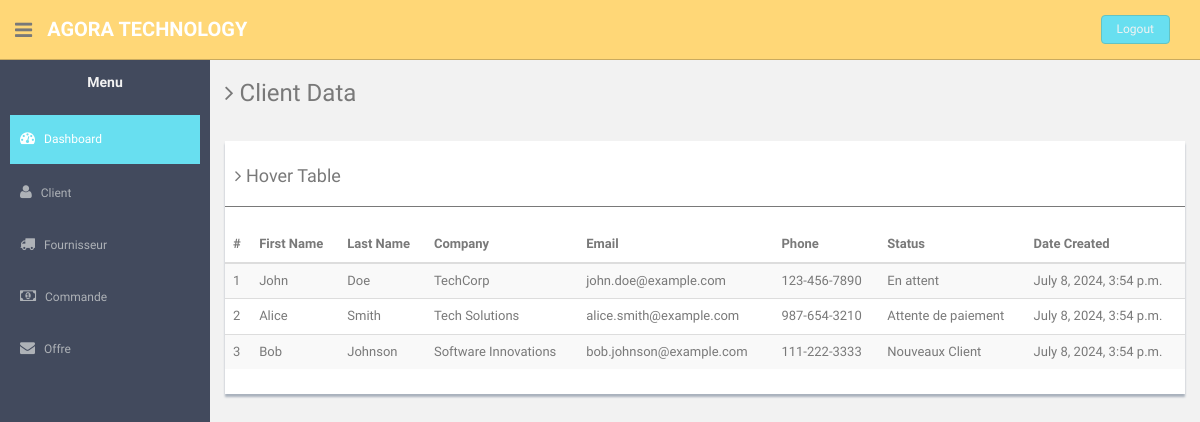
Page /app/clients/ (signed in) on the committed database.
### GcomApp/models.py (models this page shows, shortened)
class Client(models.Model):
    nom = models.CharField(max_length=100)
    prenom = models.CharField(max_length=100)
    entreprise = models.CharField(max_length=100)
    adresse = models.CharField(max_length=200)
    mail = models.EmailField()
    numero_telephone = models.CharField(max_length=15)
    date_creation = models.DateTimeField(default=timezone.now)
    status = models.ManyToManyField(Status, related_name='clients')

class Status(models.Model):
    name = models.CharField(max_length=100)

### GcomApp/views.py (the view)
# urls.py: path('clients/', views.client_list, name='client_list'),
@login_required
def client_list(request):
    clients = Client.objects.all()
    return render(request, 'clients.html', {'clients': clients})

### GcomApp/templates/clients.html (shortened to what this page needs)
<!DOCTYPE html>
<html lang="en">
<head>
    {% load static %}
    <link href="{% static 'assets/css/bootstrap.css' %}" rel="stylesheet">
    <link href="{% static 'assets/font-awesome/css/font-awesome.css' %}" rel="stylesheet" />
    <link rel="stylesheet" type="text/css" href="{% static 'assets/css/zabuto_calendar.css' %}">
    <link rel="stylesheet" type="text/css" href="{% static 'assets/js/gritter/css/jquery.gritter.css' %}" />
    <link rel="stylesheet" type="text/css" href="{% static 'assets/lineicons/style.css' %}">
    <link href="{% static 'assets/css/style.css' %}" rel="stylesheet">
    <link href="{% static 'assets/css/style-responsive.css' %}" rel="stylesheet">
</head>
<body>
    <section id="container">
        <header class="header black-bg">
            <div class="sidebar-toggle-box">
            </div>
            <a href="index.html" class="logo"><b>Agora Technology</b></a>
            <div class="top-menu">
                <ul class="nav pull-right top-menu">
                    <li><a class="logout" href="{% url 'logout' %}">Logout</a></li>
                </ul>
            </div>
        </header>
        <aside>
            <div id="sidebar" class="nav-collapse ">
                    <ul class="sidebar-menu" id="nav-accordion">
                        <h5 class="centered">Menu</h5>
                        <li class="mt">
                            <a class="active" href="{% url 'index' %}">
                                <i class="fa fa-dashboard"></i>
                                <span>Dashboard</span>
                            </a>
                        <li class="sub-menu">
                            <a href="javascript:;">
                                <i class="fa fa-user"></i>
                                <span>Client</span>
                            </a>
                        </li>
                        <li class="sub-menu">
                            <a href="javascript:;">
                                <i class="fa fa-truck"></i>
                                <span>Fournisseur</span>
                            </a>
                        </li>
                        <li class="sub-menu">
                            <a href="javascript:;">
                                <i class="fa fa-money"></i>
                                <span>Commande</span>
                            </a>
                        </li>
                        <li class="sub-menu">
                            <a href="javascript:;">
                                <i class="fa fa-envelope"></i>
                                <span>Offre</span>
                            </a>
                        </li>
                    </ul>
            </div>
        </aside>
      <header class="header black-bg">
        <div class="sidebar-toggle-box">
            <div class="fa fa-bars tooltips" data-placement="right" data-original-title="Toggle Navigation"></div>
        </div>
      <a href="index.html" class="logo"><b>Agora Technology</b></a>
      <div class="top-menu">
          <ul class="nav pull-right top-menu">
              <li><a class="logout" href="login.html">Logout</a></li>
          </ul>
      </div>
  </header>
        <section id="main-content">
            <section class="wrapper">
                <h3><i class="fa fa-angle-right"></i> Client Data</h3>
                <div class="row">
                    <div class="col-md-12 mt">
                        <div class="content-panel">
                            <table class="table table-striped ">
                                <h4><i class="fa fa-angle-right"></i> Hover Table</h4>
                                <hr>
                                <thead>
                                    <tr>
                                        <th>#</th>
                                        <th>First Name</th>
                                        <th>Last Name</th>
                                        <th>Company</th>
                                        <th>Email</th>
                                        <th>Phone</th>
                                        <th>Status</th>
                                        <th>Date Created</th>
                                    </tr>
                                </thead>
                                <tbody>
                                    {% for client in clients %}
                                    <tr>
                                        <td>{{ forloop.counter }}</td>
                                        <td class="copy-cell">{{ client.prenom }}</td>
                                        <td class="copy-cell">{{ client.nom }}</td>
                                        <td class="copy-cell">{{ client.entreprise }}</td>
                                        <td class="copy-cell">{{ client.mail }}</td>
                                        <td class="copy-cell">{{ client.numero_telephone }}</td>
                                        <td>
                                            {% for status in client.status.all %}
                                                {{ status.name }}
                                            {% endfor %}
                                        </td>
                                        <td class="copy-cell">{{ client.date_creation }}</td>
                                    </tr>
                                    {% endfor %}
                                </tbody>
                            </table>
                        </div>
                    </div>
                </div>
            </section>
        </section>
    </section>
</body>
</html>

### GcomApp/static/assets/css/style.css (style rules this page uses)
body { color: #797979; background: #f2f2f2; font-family: 'Ruda', sans-serif; padding: 0px !important; margin: 0px !important; font-size:13px; }
ul li { list-style: none; }
a, a:hover, a:focus { text-decoration: none; outline: none; }
#container { width: 100%; height: 100%; }
hr { margin-top: 20px; margin-bottom: 20px; border: 0; border-top: 1px solid #797979; }
.centered { text-align: center; }
.mt { margin-top: 25px; }
ul.top-menu > li > .logout { color: #f2f2f2; font-size: 12px; border-radius: 4px; -webkit-border-radius: 4px; border: 1px solid #64c3c2 !important; padding: 5px 15px; margin-right: 15px; background: #68dff0; margin-top: 15px; }
#sidebar { width: 210px; height: 100%; position: fixed; background: #424a5d; }
#sidebar h5 { color: #f2f2f2; font-weight: 700; }
#sidebar ul li { position: relative; }
ul.sidebar-menu , ul.sidebar-menu li ul.sub { margin: -2px 0 0; padding: 0; }
ul.sidebar-menu { margin-top: 75px; }
ul.sidebar-menu li { margin-bottom: 5px; margin-left:10px; margin-right:10px; }
ul.sidebar-menu li.sub-menu { line-height: 15px; }
ul.sidebar-menu li a span { display: inline-block; }
ul.sidebar-menu li a { color: #aeb2b7; text-decoration: none; display: block; padding: 15px 0 15px 10px; font-size: 12px; outline: none; -webkit-transition: all 0.3s ease; -moz-transition: all 0.3s ease; -o-transition: all 0.3s ease; -ms-transition: all 0.3s ease; transition: all 0.3s ease; }
ul.sidebar-menu li a.active, ul.sidebar-menu li a:hover, ul.sidebar-menu li a:focus { background: #68dff0; color: #fff; display: block; -webkit-transition: all 0.3s ease; -moz-transition: all 0.3s ease; -o-transition: all 0.3s ease; -ms-transition: all 0.3s ease; transition: all 0.3s ease; }
ul.sidebar-menu li a i { font-size: 15px; padding-right: 6px; }
ul.sidebar-menu li a.active i { color: #fff; }
#main-content { margin-left: 210px; }
.header, .footer { min-height: 60px; padding: 0 15px; }
.header { position: fixed; left: 0; right: 0; z-index: 1002; }
.black-bg { background: #ffd777; border-bottom: 1px solid #c9aa5f; }
.wrapper { display: inline-block; margin-top: 60px; padding-left: 15px; padding-right: 15px; padding-bottom: 15px; padding-top: 0px; width: 100%; }
a.logo { font-size: 20px; color: #ffffff; float: left; margin-top: 15px; text-transform: uppercase; }
a.logo b { font-weight: 900; }
#top_menu .nav > li, ul.top-menu > li { float: left; }
ul.top-menu > li > a { color: #666666; font-size: 16px; border-radius: 4px; -webkit-border-radius: 4px; border:1px solid #666666 !important; padding: 2px 6px; margin-right: 15px; }
.sidebar-toggle-box { float: left; padding-right: 15px; margin-top: 20px; }
.sidebar-toggle-box .fa-bars { cursor: pointer; display: inline-block; font-size: 20px; }
.content-panel { background: #ffffff; box-shadow: 0px 3px 2px #aab2bd; padding-top: 15px; padding-bottom: 5px; }
.content-panel h4 { margin-left: 10px; }

### rows in the picture
Client: prenom "John", nom "Doe", entreprise "TechCorp", mail "john.doe@example.com", numero_telephone "123-456-7890", date_creation "July 8, 2024, 3:54 p.m."
Status: name "En attent"
Client: prenom "Alice", nom "Smith", entreprise "Tech Solutions", mail "alice.smith@example.com", numero_telephone "987-654-3210", date_creation "July 8, 2024, 3:54 p.m."
Status: name "Attente de paiement"
Client: prenom "Bob", nom "Johnson", entreprise "Software Innovations", mail "bob.johnson@example.com", numero_telephone "111-222-3333", date_creation "July 8, 2024, 3:54 p.m."
Status: name "Nouveaux Client"
